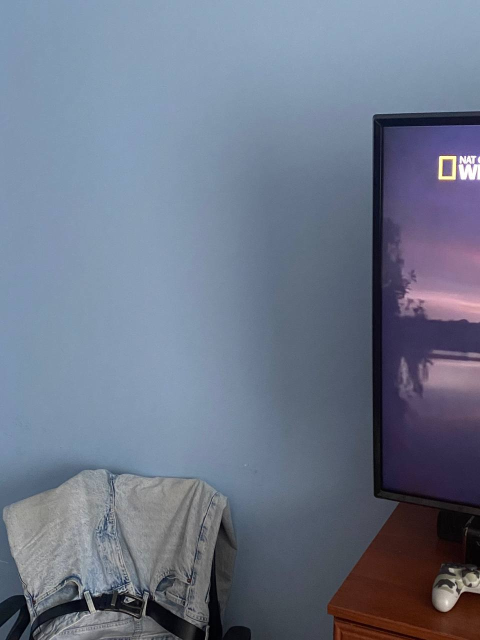
#> input picture hw1/images/img_0.jpeg, 960 x 1280 px (shown at 1/2 size); its folder holds 4 pictures in this run
$ jupyter execute --allow-errors hw.ipynb
#> lines starting #> are read from the running program, lines starting #| are printed output that depends on the picture; after the words box and inside, x2 and y2 are one past the last pixel; in counts of white or black regions, pixels touching at a corner belong together
Vadim Pryadilshchikov

[cell 1]
import matplotlib.pyplot as plt
import glob
import os.path as osp
import cv2
import numpy as np

[cell 2]
def keypoints_detection_sift(input_img):
    gray = cv2.cvtColor(input_img, cv2.COLOR_RGB2GRAY)
    sift = cv2.SIFT_create()
    kps, dscrs = sift.detectAndCompute(gray, None)
    return kps, dscrs

[cell 3]
def keypoints_matching_knn(dscrs1, dscrs2, threshold=0.6):
    bf = cv2.BFMatcher(cv2.NORM_L2)
    knn_matches = bf.knnMatch(dscrs1, dscrs2, k=2)

    good_matches = []
    for neighbour_1, neighbour_2 in knn_matches:
        if neighbour_1.distance < threshold * neighbour_2.distance:
            good_matches.append(neighbour_1)
    return good_matches

[cell 4]
def find_homography(src_keypoints, dst_keypoints, matches, threshold=0.7):

    src_pts = np.float32(
        [src_keypoints[m.queryIdx].pt for m in matches]
    ).reshape(-1, 1, 2)
    dst_pts = np.float32(
        [dst_keypoints[m.trainIdx].pt for m in matches]
    ).reshape(-1, 1, 2)

    M, mask = cv2.findHomography(
        src_pts,
        dst_pts,
        cv2.RANSAC,
        ransacReprojThreshold=threshold,
        maxIters=20000,
        confidence=0.995
    )

    return M, mask.ravel().tolist()

[cell 5]
def stitch_images(img0, img1, threshold = 0.75, mask=None):
    images_info = []
    for img in (img0, img1):
        keypoints, descriptors = keypoints_detection_sift(img)
        images_info.append(
            {
                'img': img,
                'keypoints': keypoints,
                'descriptors': descriptors,
            }
        )

    matches = keypoints_matching_knn(
        images_info[1]['descriptors'],
        images_info[0]['descriptors'],
        threshold,
    )

    if len(matches)<4:
        raise Exception("<4 Matches")

    M, matches_mask = find_homography(images_info[1]['keypoints'], images_info[0]['keypoints'], matches,4)

    width = img0.shape[1] + img1.shape[1]
    height = max(img0.shape[0], img1.shape[0])

    if mask is not None:
        result = cv2.warpPerspective(img1, M, (img0.shape[1], img0.shape[0]))
        result = np.where(mask != 0, img0, result)
    else:
        result = cv2.warpPerspective(img1, M, (width, height))
        result[0:img0.shape[0], 0:img0.shape[1]] = img0


    return result

[cell 6]
# prepare mask for filling empty pixels in panorama after stitching
def prepare_mask(panorama):
    mask = np.where(panorama.sum(axis=2) != 0, 1, 0).astype('uint8')
    kernel = np.ones((5, 5), np.uint8)
    mask = cv2.morphologyEx(mask, cv2.MORPH_CLOSE, kernel)
    mask = cv2.erode(mask, kernel, iterations=1)
    mask = np.dstack([mask, ] * 3)

    return mask

[cell 7]
input_dir = 'images'
ipaths = sorted(glob.glob(osp.join(input_dir, 'img*.jpeg')))

panorama = stitch_images(plt.imread(ipaths[0]), plt.imread(ipaths[1]))
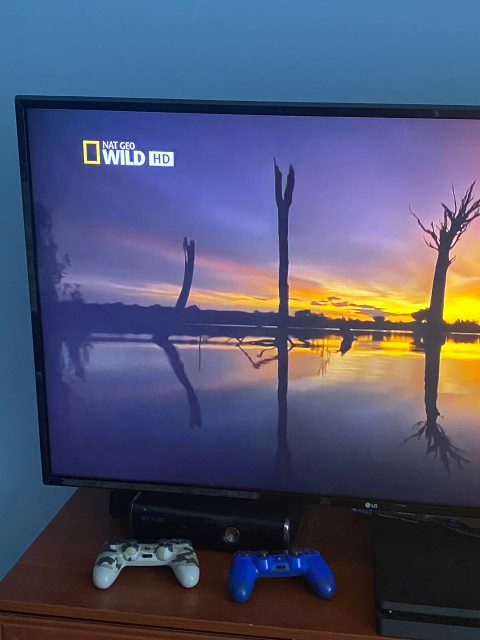
#> input picture hw1/images/img_1.jpeg, 960 x 1280 px (shown at 1/2 size)
#> in stitch_images, `images_info = []`: images_info = []
#> the loop in stitch_images, `for img in (img0, img1):` made 2 passes
#> after the loop in stitch_images, `for img in (img0, img1):`: images_info = 2 items
#> in keypoints_matching_knn, `knn_matches = bf.knnMatch(dscrs1, dscrs2, k=2)`: knn_matches = 1312 matches
#> after the loop in keypoints_matching_knn, `for neighbour_1, neighbour_2 in knn_matches:`: good_matches = 121 matches
#> in find_homography, `src_pts = np.float32( [src_keypoints[m.queryIdx].pt for m in matches] ..`: src_pts = 121 rows, first 8: [46.53, 445.1], [80.43, 868.7], [82.15, 1230.1], [90.02, 964.1], [90.02, 964.1], [91.15, 970.7], [100.9, 954.3], [108.9, 1232.5]
#> in find_homography, `dst_pts = np.float32( [dst_keypoints[m.trainIdx].pt for m in matches] ..`: dst_pts = 121 rows, first 8: [435.6, 1187.8], [20.06, 1234.3], [783.8, 1263.9], [751.7, 989.5], [751.7, 989.5], [929.9, 637], [761.1, 976], [783.8, 1263.9]
#> in find_homography, `M, mask = cv2.findHomography( src_pts, dst_pts, cv2.RANSAC, ransacRepr..`: M = [[1.01, -0.0266, 695.2], [-0.00645, 1.02, 16.78], [-0.00015, 2.38e-05, 1]]; mask = 121 values, max 1 at index 3, min 0 at index 0, mean 0.413
#> in stitch_images, `M, matches_mask = find_homography(images_info[1]['keypoints'], images_..`: matches_mask has the same summary as mask in find_homography
#> in stitch_images, img1 is the input picture: shape (1280, 960, 3); mean R, G, B 79.5, 83.8, 111.3

# apply stitch with mask to fill zero pixels
panorama = stitch_images(panorama, plt.imread(ipaths[2]), mask=prepare_mask(panorama))
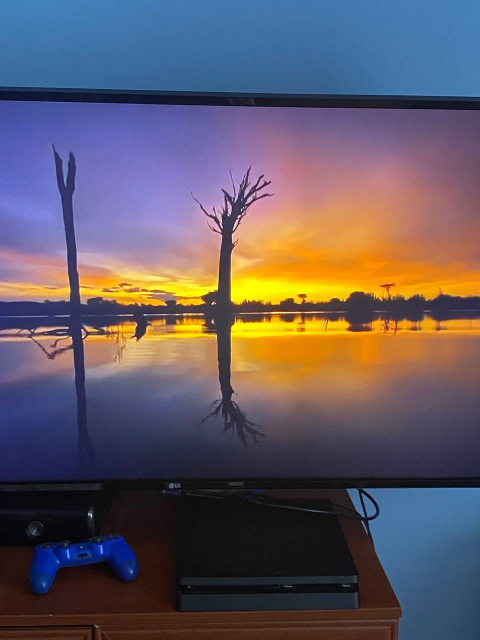
#> input picture hw1/images/img_2.jpeg, 960 x 1280 px (shown at 1/2 size)
#> in prepare_mask, `mask = np.where(panorama.sum(axis=2) != 0, 1, 0).astype('uint8')`: mask: shape (1280, 1920); values 0 (black) and 1 (white), 98.4% white; 11 black regions (9 under 20 px), largest, box (x1, y1, x2, y2) and area: (1859, 433, 1920, 1280) 26069, (960, 0, 1920, 15) 13003
#> in prepare_mask, `mask = cv2.morphologyEx(mask, cv2.MORPH_CLOSE, kernel)`: mask: shape (1280, 1920); values 0 (black) and 1 (white), 98.4% white; 2 black regions, box (x1, y1, x2, y2) and area: (1859, 461, 1920, 1280) 26027, (960, 0, 1920, 15) 13003
#> in prepare_mask, `mask = cv2.erode(mask, kernel, iterations=1)`:
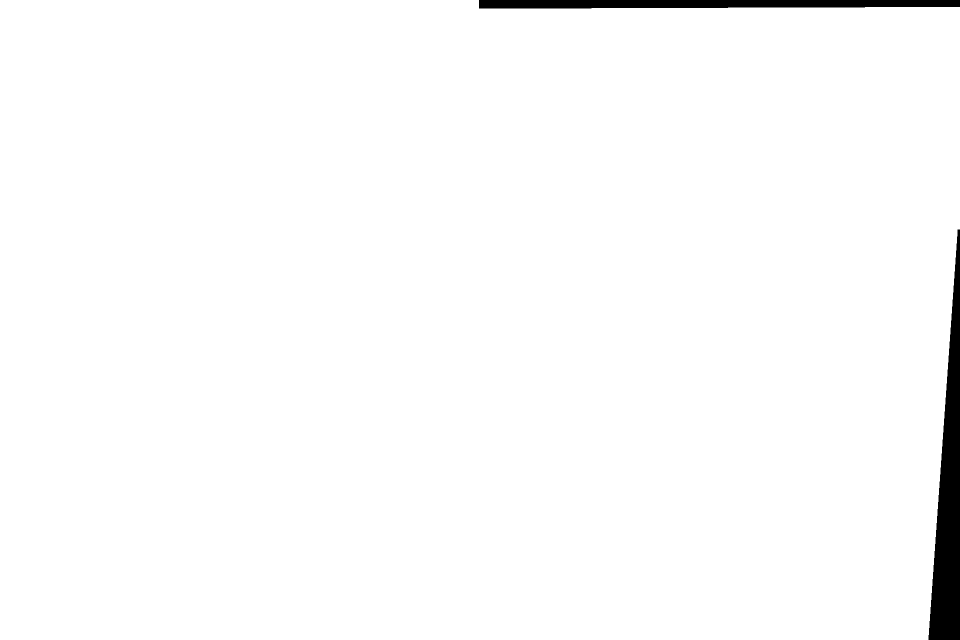
#> mask: shape (1280, 1920) (shown at 1/2 size); values 0 (black) and 1 (white), 98.3% white; 2 black regions, box (x1, y1, x2, y2) and area: (1857, 459, 1920, 1280) 27791, (958, 0, 1920, 17) 14963
#> the loop in stitch_images (call 2), `for img in (img0, img1):` made 2 passes
#> in keypoints_matching_knn (call 2), `knn_matches = bf.knnMatch(dscrs1, dscrs2, k=2)`: knn_matches = 1150 matches
#> after the loop in keypoints_matching_knn (call 2), `for neighbour_1, neighbour_2 in knn_matches:`: good_matches = 331 matches
#> in find_homography (call 2), `src_pts = np.float32( [src_keypoints[m.queryIdx].pt for m in matches] ..`: src_pts = 331 rows, first 8: [4.16, 604.6], [30.14, 661.7], [59.05, 665.1], [59.05, 665.1], [59.26, 672.1], [59.9, 677.7], [61.63, 1253.2], [62.77, 663.5]
#> in find_homography (call 2), `dst_pts = np.float32( [dst_keypoints[m.trainIdx].pt for m in matches] ..`: dst_pts = 331 rows, first 8: [2.94, 1206.1], [1193.6, 743.4], [1227, 751.7], [1227, 751.7], [1226.1, 758.8], [1225.4, 764.8], [783.8, 1263.9], [1230.7, 750.3]
#> in stitch_images, img1 is the input picture: shape (1280, 960, 3); mean R, G, B 98.4, 89.4, 99
panorama = stitch_images(panorama, plt.imread(ipaths[2]))
#> after the loop in keypoints_matching_knn (call 3), `for neighbour_1, neighbour_2 in knn_matches:`: good_matches = 347 matches
#> in find_homography (call 3), `src_pts = np.float32( [src_keypoints[m.queryIdx].pt for m in matches] ..`: src_pts = 347 rows, first 8: [4.16, 604.6], [30.14, 661.7], [59.05, 665.1], [59.05, 665.1], [59.26, 672.1], [59.9, 677.7], [61.63, 1253.2], [62.77, 663.5]
#> in find_homography (call 3), `dst_pts = np.float32( [dst_keypoints[m.trainIdx].pt for m in matches] ..`: dst_pts = 347 rows, first 8: [2.94, 1206.1], [1193.6, 743.4], [1227, 751.7], [1227, 751.7], [1226.1, 758.8], [1225.4, 764.8], [783.8, 1263.9], [1230.7, 750.3]

panorama = stitch_images(panorama, plt.imread(ipaths[3]), mask=prepare_mask(panorama))
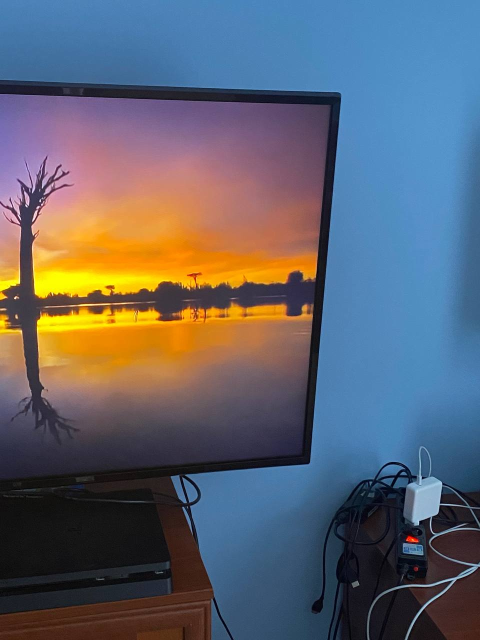
#> input picture hw1/images/img_3.jpeg, 960 x 1280 px (shown at 1/2 size)
#> in prepare_mask (call 2), `mask = np.where(panorama.sum(axis=2) != 0, 1, 0).astype('uint8')`: mask: shape (1280, 2880); values 0 (black) and 1 (white), 96.2% white; 12 black regions (9 under 20 px), largest, box (x1, y1, x2, y2) and area: (2672, 181, 2880, 1280) 114713, (958, 0, 2555, 33) 25630, (1918, 433, 1920, 459) 38
#> in prepare_mask (call 2), `mask = cv2.morphologyEx(mask, cv2.MORPH_CLOSE, kernel)`: mask: shape (1280, 2880); values 0 (black) and 1 (white), 96.2% white; 2 black regions, box (x1, y1, x2, y2) and area: (2672, 192, 2880, 1280) 114697, (958, 0, 2516, 33) 25571
#> in prepare_mask (call 2), `mask = cv2.erode(mask, kernel, iterations=1)`:
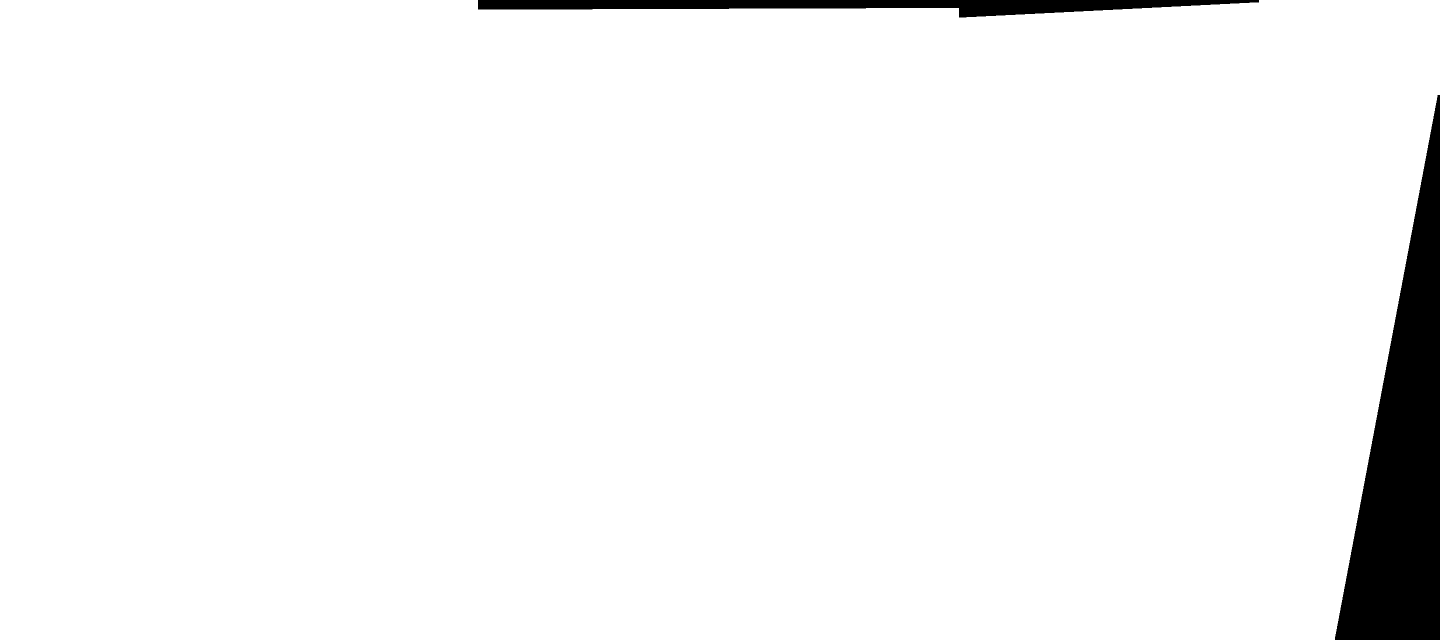
#> mask: shape (1280, 2880) (shown at 1/2 size); values 0 (black) and 1 (white), 96% white; 2 black regions, box (x1, y1, x2, y2) and area: (2670, 190, 2880, 1280) 117293, (956, 0, 2518, 35) 28839
#> call 4 of stitch_images, with threshold = 0.75
#> in stitch_images (call 4), `images_info = []`: images_info = []
#> the loop in stitch_images (call 4), `for img in (img0, img1):` made 2 passes
#> after the loop in stitch_images (call 4), `for img in (img0, img1):`: images_info = 2 items
#> call 4 of keypoints_matching_knn, with threshold = 0.75
#> in keypoints_matching_knn (call 4), `knn_matches = bf.knnMatch(dscrs1, dscrs2, k=2)`: knn_matches = 1111 matches
#> in keypoints_matching_knn (call 4), `knn_matches = bf.knnMatch(dscrs1, dscrs2, k=2)`:
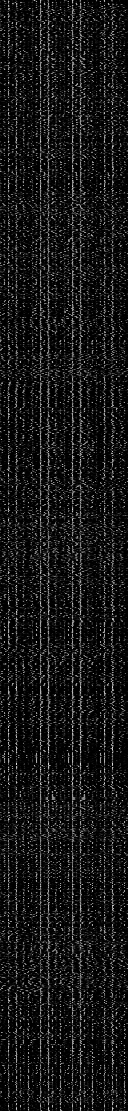
#> dscrs1: shape (1111, 128) float32; min 0, max 222, mean 22.8
#> after the loop in keypoints_matching_knn (call 4), `for neighbour_1, neighbour_2 in knn_matches:`: good_matches = 219 matches
#> in find_homography (call 4), `src_pts = np.float32( [src_keypoints[m.queryIdx].pt for m in matches] ..`: src_pts = 219 rows, first 8: [7.81, 990.3], [7.81, 990.3], [10.94, 649.1], [10.96, 436.5], [11.1, 410.6], [12.8, 645.7], [14.12, 575.4], [14.98, 414.6]
#> in find_homography (call 4), `dst_pts = np.float32( [dst_keypoints[m.trainIdx].pt for m in matches] ..`: dst_pts = 219 rows, first 8: [1576, 1162.9], [1576, 1162.9], [1688, 805], [1745.7, 571.5], [1753.2, 542.5], [1692.1, 801.6], [1710.5, 724.9], [1757.9, 547.7]
#> in stitch_images (call 4), `M, matches_mask = find_homography(images_info[1]['keypoints'], images_..`: M = [[0.512, -0.164, 1850.7], [-0.188, 1.17, 77], [-0.000519, 6.36e-05, 1]]; matches_mask = 219 values, max 1 at index 2, min 0 at index 0, mean 0.726
#> in stitch_images, img1 is the input picture: shape (1280, 960, 3); mean R, G, B 95.8, 99.1, 109.1
#> in stitch_images (call 4), `result = np.where(mask != 0, img0, result)`:
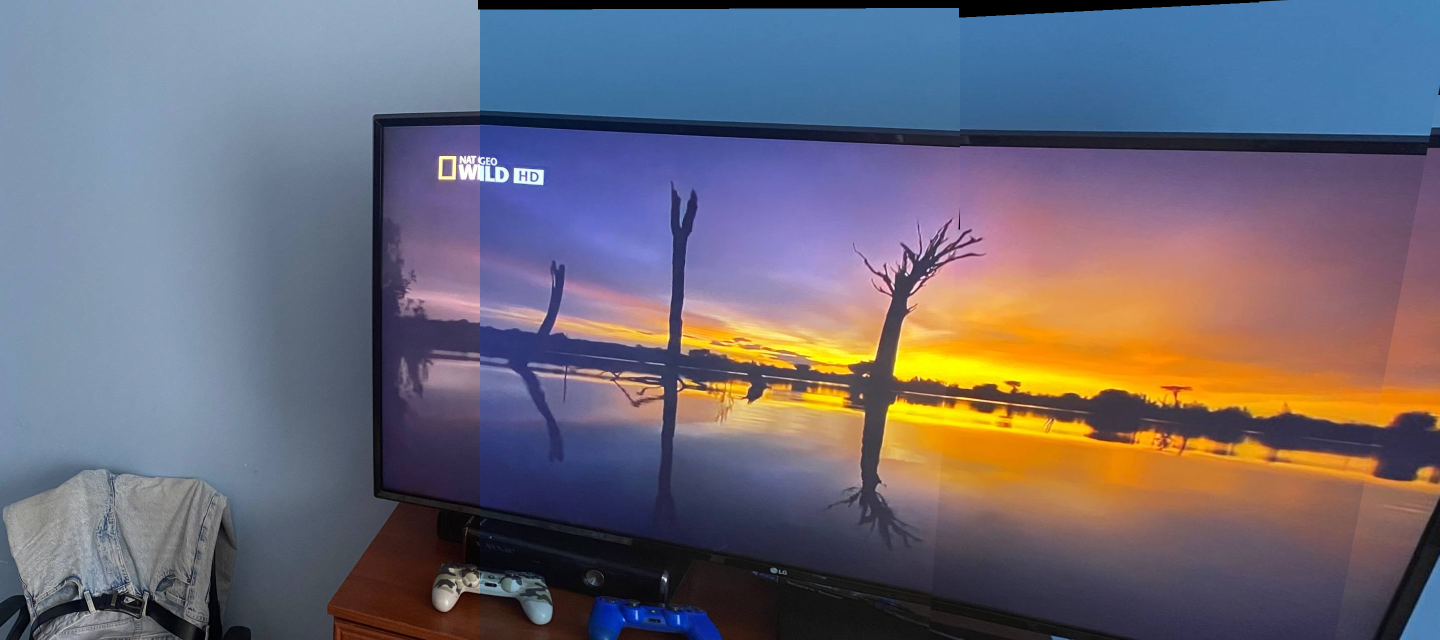
#> result: shape (1280, 2880, 3) (shown at 1/2 size); mean of channels 0, 1, 2 110.1, 105.6, 117.4; drawn as R, G, B
panorama = stitch_images(panorama, plt.imread(ipaths[3]))
#> in stitch_images (call 5), `images_info = []`: images_info = []
#> the loop in stitch_images (call 5), `for img in (img0, img1):` made 2 passes
#> pass 1, in keypoints_detection_sift (call 9), `gray = cv2.cvtColor(input_img, cv2.COLOR_RGB2GRAY)`:
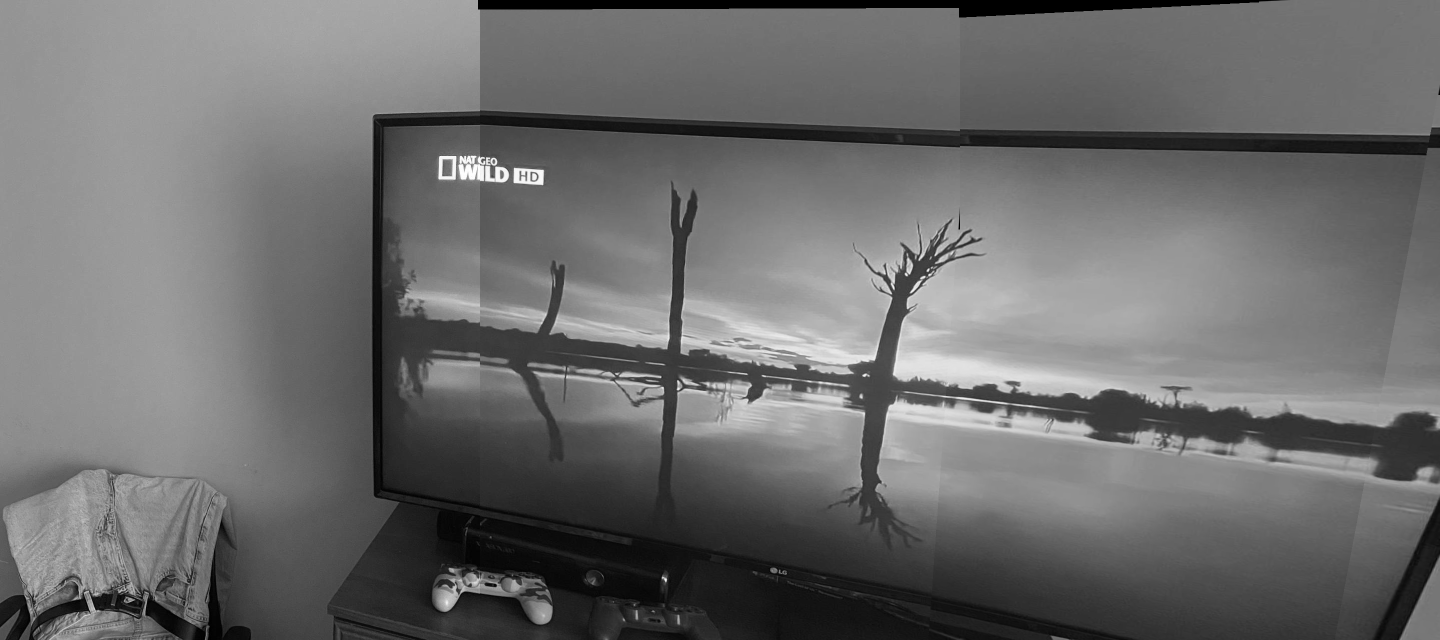
#> gray: shape (1280, 2880) (shown at 1/2 size); min 0, max 255, mean 108.3
#> after the loop in stitch_images (call 5), `for img in (img0, img1):`: images_info = 2 items
#> after the loop in keypoints_matching_knn (call 5), `for neighbour_1, neighbour_2 in knn_matches:`: good_matches = 209 matches
#> in find_homography (call 5), `src_pts = np.float32( [src_keypoints[m.queryIdx].pt for m in matches] ..`: src_pts = 209 rows, first 8: [7.81, 990.3], [7.81, 990.3], [10.94, 649.1], [10.96, 436.5], [11.1, 410.6], [12.8, 645.7], [14.12, 575.4], [14.98, 414.6]
#> in find_homography (call 5), `dst_pts = np.float32( [dst_keypoints[m.trainIdx].pt for m in matches] ..`: dst_pts = 209 rows, first 8: [1576, 1162.9], [1576, 1162.9], [1688, 805], [1745.7, 571.5], [1753.2, 542.5], [1692.1, 801.6], [1710.5, 724.9], [1757.9, 547.7]
#> in stitch_images (call 5), `M, matches_mask = find_homography(images_info[1]['keypoints'], images_..`: M = [[0.515, -0.163, 1850.4], [-0.187, 1.17, 76.81], [-0.000518, 6.38e-05, 1]]; matches_mask = 209 values, max 1 at index 2, min 0 at index 0, mean 0.756
#> in stitch_images (call 5), `result[0:img0.shape[0], 0:img0.shape[1]] = img0`:
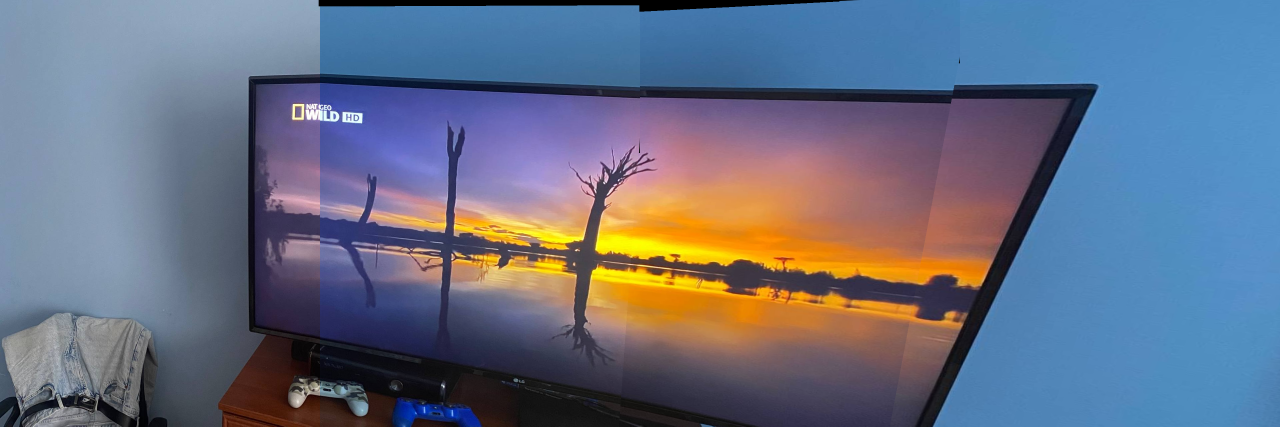
#> result: shape (1280, 3840, 3) (shown at 1/3 size); mean R, G, B 102.9, 111, 131.4

# this trick was done because direct stitching of img_4 to panorama was very bad
#> (the rest of this cell did not finish here and is left out)
